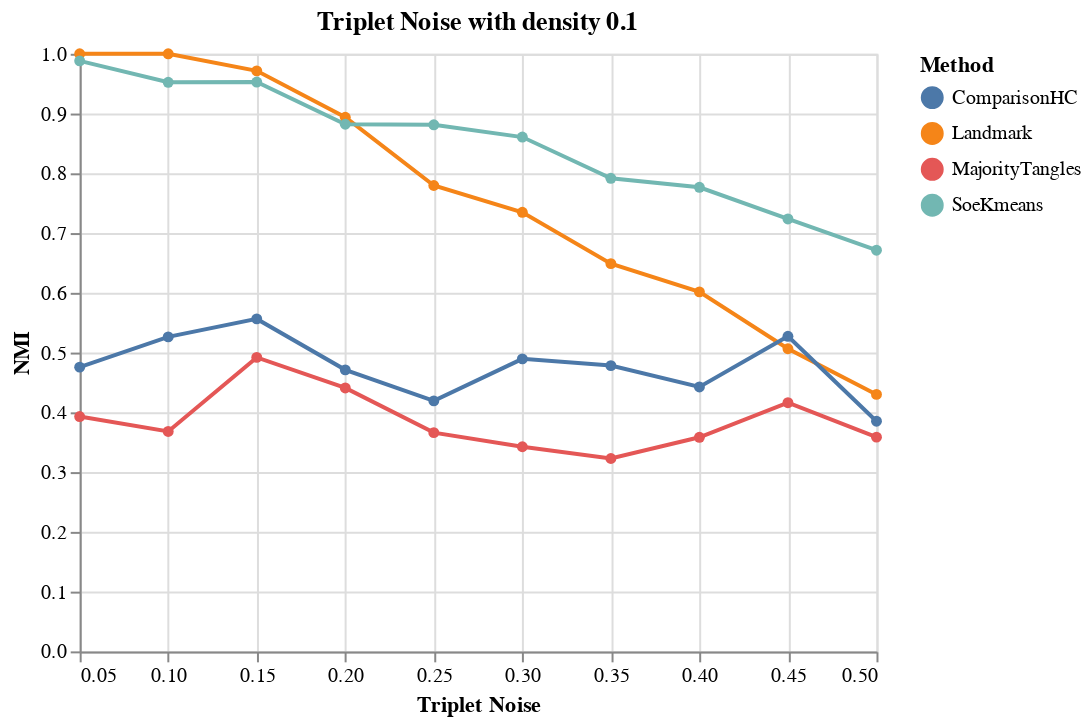
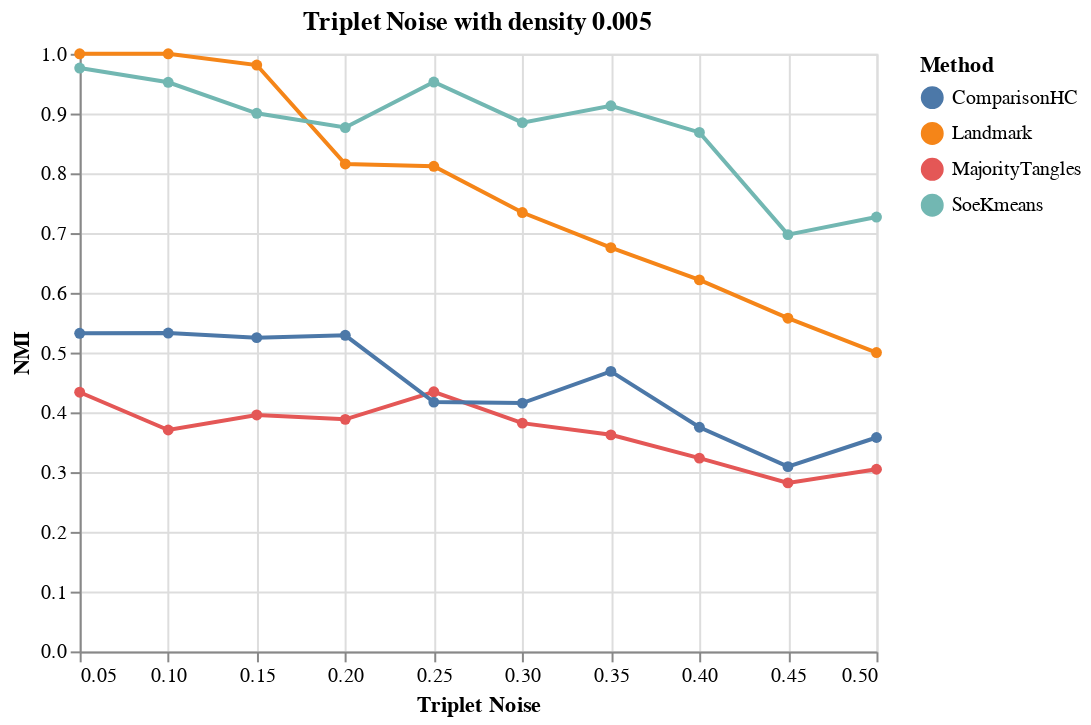

Here is the notebook cell these charts were saved with, in order:
### Code cell
alt.Chart(df_01).mark_line(point={}).encode(x="Triplet Noise:Q", y="NMI:Q", color="Method:N").properties(title="Triplet Noise with density 0.1").display()
alt.Chart(df_005).mark_line(point={}).encode(x="Triplet Noise:Q", y="NMI:Q", color="Method:N").properties(title="Triplet Noise with density 0.005")

### Figure 1 — Vega-Lite specification as saved in the notebook (floating-point values rounded to 4 significant figures)
{"config": {"view": {"continuousWidth": 400, "continuousHeight": 300}}, "data": {"name": "data-c326f6753baa84ed7c0ef08e97f78e05"}, "mark": {"type": "line", "point": {}}, "encoding": {"color": {"type": "nominal", "field": "Method"}, "x": {"type": "quantitative", "field": "Triplet Noise"}, "y": {"type": "quantitative", "field": "NMI"}}, "title": "Triplet Noise with density 0.1", "$schema": "https://vega.github.io/schema/vega-lite/v4.8.1.json", "datasets": {"data-c326f6753baa84ed7c0ef08e97f78e05": [{"Triplet Noise": 0.05, "Method": "Landmark", "NMI": 1.0}, {"Triplet Noise": 0.1, "Method": "Landmark", "NMI": 1.0}, {"Triplet Noise": 0.15, "Method": "Landmark", "NMI": 0.9714}, {"Triplet Noise": 0.2, "Method": "Landmark", "NMI": 0.8938}, {"Triplet Noise": 0.25, "Method": "Landmark", "NMI": 0.7796}, {"Triplet Noise": 0.3, "Method": "Landmark", "NMI": 0.7348}, {"Triplet Noise": 0.35, "Method": "Landmark", "NMI": 0.6489}, {"Triplet Noise": 0.4, "Method": "Landmark", "NMI": 0.6016}, {"Triplet Noise": 0.45, "Method": "Landmark", "NMI": 0.5064}, {"Triplet Noise": 0.5, "Method": "Landmark", "NMI": 0.43}, {"Triplet Noise": 0.05, "Method": "SoeKmeans", "NMI": 0.9881}, {"Triplet Noise": 0.1, "Method": "SoeKmeans", "NMI": 0.9523}, {"Triplet Noise": 0.15, "Method": "SoeKmeans", "NMI": 0.9527}, {"Triplet Noise": 0.2, "Method": "SoeKmeans", "NMI": 0.8821}, {"Triplet Noise": 0.25, "Method": "SoeKmeans", "NMI": 0.8812}, {"Triplet Noise": 0.3, "Method": "SoeKmeans", "NMI": 0.8606}, {"Triplet Noise": 0.35, "Method": "SoeKmeans", "NMI": 0.7917}, {"Triplet Noise": 0.4, "Method": "SoeKmeans", "NMI": 0.7766}, {"Triplet Noise": 0.45, "Method": "SoeKmeans", "NMI": 0.7236}, {"Triplet Noise": 0.5, "Method": "SoeKmeans", "NMI": 0.6713}, {"Triplet Noise": 0.05, "Method": "MajorityTangles", "NMI": 0.393}, {"Triplet Noise": 0.1, "Method": "MajorityTangles", "NMI": 0.368}, {"Triplet Noise": 0.15, "Method": "MajorityTangles", "NMI": 0.4919}, {"Triplet Noise": 0.2, "Method": "MajorityTangles", "NMI": 0.4408}, {"Triplet Noise": 0.25, "Method": "MajorityTangles", "NMI": 0.366}, {"Triplet Noise": 0.3, "Method": "MajorityTangles", "NMI": 0.3424}, {"Triplet Noise": 0.35, "Method": "MajorityTangles", "NMI": 0.3228}, {"Triplet Noise": 0.4, "Method": "MajorityTangles", "NMI": 0.3583}, {"Triplet Noise": 0.45, "Method": "MajorityTangles", "NMI": 0.4161}, {"Triplet Noise": 0.5, "Method": "MajorityTangles", "NMI": 0.3585}, {"Triplet Noise": 0.05, "Method": "ComparisonHC", "NMI": 0.4756}, {"Triplet Noise": 0.1, "Method": "ComparisonHC", "NMI": 0.5262}, {"Triplet Noise": 0.15, "Method": "ComparisonHC", "NMI": 0.5563}, {"Triplet Noise": 0.2, "Method": "ComparisonHC", "NMI": 0.4711}, {"Triplet Noise": 0.25, "Method": "ComparisonHC", "NMI": 0.4191}, {"Triplet Noise": 0.3, "Method": "ComparisonHC", "NMI": 0.4895}, {"Triplet Noise": 0.35, "Method": "ComparisonHC", "NMI": 0.4782}, {"Triplet Noise": 0.4, "Method": "ComparisonHC", "NMI": 0.4425}, {"Triplet Noise": 0.45, "Method": "ComparisonHC", "NMI": 0.5272}, {"Triplet Noise": 0.5, "Method": "ComparisonHC", "NMI": 0.3852}]}}

### Figure 2 — Vega-Lite specification as saved in the notebook (floating-point values rounded to 4 significant figures)
{"config": {"view": {"continuousWidth": 400, "continuousHeight": 300}}, "data": {"name": "data-b0db01b81f510e089773608a32baf89e"}, "mark": {"type": "line", "point": {}}, "encoding": {"color": {"type": "nominal", "field": "Method"}, "x": {"type": "quantitative", "field": "Triplet Noise"}, "y": {"type": "quantitative", "field": "NMI"}}, "title": "Triplet Noise with density 0.005", "$schema": "https://vega.github.io/schema/vega-lite/v4.8.1.json", "datasets": {"data-b0db01b81f510e089773608a32baf89e": [{"Triplet Noise": 0.05, "Method": "Landmark", "NMI": 1.0}, {"Triplet Noise": 0.1, "Method": "Landmark", "NMI": 1.0}, {"Triplet Noise": 0.15, "Method": "Landmark", "NMI": 0.9812}, {"Triplet Noise": 0.2, "Method": "Landmark", "NMI": 0.8156}, {"Triplet Noise": 0.25, "Method": "Landmark", "NMI": 0.8117}, {"Triplet Noise": 0.3, "Method": "Landmark", "NMI": 0.7344}, {"Triplet Noise": 0.35, "Method": "Landmark", "NMI": 0.6756}, {"Triplet Noise": 0.4, "Method": "Landmark", "NMI": 0.6216}, {"Triplet Noise": 0.45, "Method": "Landmark", "NMI": 0.5575}, {"Triplet Noise": 0.5, "Method": "Landmark", "NMI": 0.5001}, {"Triplet Noise": 0.05, "Method": "SoeKmeans", "NMI": 0.9761}, {"Triplet Noise": 0.1, "Method": "SoeKmeans", "NMI": 0.9523}, {"Triplet Noise": 0.15, "Method": "SoeKmeans", "NMI": 0.9004}, {"Triplet Noise": 0.2, "Method": "SoeKmeans", "NMI": 0.8766}, {"Triplet Noise": 0.25, "Method": "SoeKmeans", "NMI": 0.9527}, {"Triplet Noise": 0.3, "Method": "SoeKmeans", "NMI": 0.8848}, {"Triplet Noise": 0.35, "Method": "SoeKmeans", "NMI": 0.9129}, {"Triplet Noise": 0.4, "Method": "SoeKmeans", "NMI": 0.8684}, {"Triplet Noise": 0.45, "Method": "SoeKmeans", "NMI": 0.6974}, {"Triplet Noise": 0.5, "Method": "SoeKmeans", "NMI": 0.7268}, {"Triplet Noise": 0.05, "Method": "MajorityTangles", "NMI": 0.4337}, {"Triplet Noise": 0.1, "Method": "MajorityTangles", "NMI": 0.3704}, {"Triplet Noise": 0.15, "Method": "MajorityTangles", "NMI": 0.3956}, {"Triplet Noise": 0.2, "Method": "MajorityTangles", "NMI": 0.3883}, {"Triplet Noise": 0.25, "Method": "MajorityTangles", "NMI": 0.4344}, {"Triplet Noise": 0.3, "Method": "MajorityTangles", "NMI": 0.3819}, {"Triplet Noise": 0.35, "Method": "MajorityTangles", "NMI": 0.3624}, {"Triplet Noise": 0.4, "Method": "MajorityTangles", "NMI": 0.3234}, {"Triplet Noise": 0.45, "Method": "MajorityTangles", "NMI": 0.282}, {"Triplet Noise": 0.5, "Method": "MajorityTangles", "NMI": 0.3048}, {"Triplet Noise": 0.05, "Method": "ComparisonHC", "NMI": 0.5323}, {"Triplet Noise": 0.1, "Method": "ComparisonHC", "NMI": 0.5327}, {"Triplet Noise": 0.15, "Method": "ComparisonHC", "NMI": 0.525}, {"Triplet Noise": 0.2, "Method": "ComparisonHC", "NMI": 0.5289}, {"Triplet Noise": 0.25, "Method": "ComparisonHC", "NMI": 0.4171}, {"Triplet Noise": 0.3, "Method": "ComparisonHC", "NMI": 0.4155}, {"Triplet Noise": 0.35, "Method": "ComparisonHC", "NMI": 0.4686}, {"Triplet Noise": 0.4, "Method": "ComparisonHC", "NMI": 0.3751}, {"Triplet Noise": 0.45, "Method": "ComparisonHC", "NMI": 0.3091}, {"Triplet Noise": 0.5, "Method": "ComparisonHC", "NMI": 0.3579}]}}
